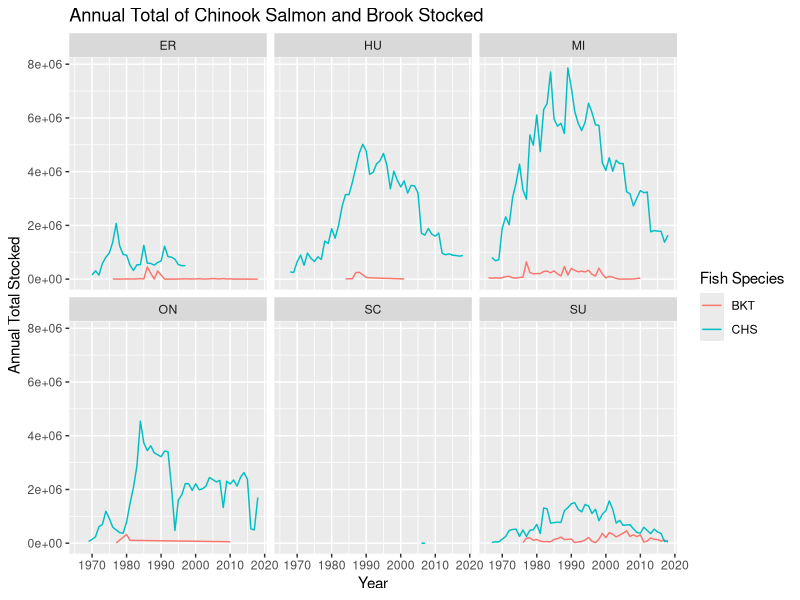

Here is the R script that generated this plot:
## ---- chunk 1
library(tidyverse) 
## ---- chunk 2
fish_stock <- read_csv("../data/great-lakes-fish-stock.csv")
## ---- chunk 3
salmon_stock <- fish_stock %>%
  filter(
    SPECIES %in% c("ATS", "CHS", "COS"),
    !is.na(WEIGHT),
     LAKE != "ON"
  )
## ---- chunk 4
nrow(salmon_stock)
ncol(salmon_stock)
str(salmon_stock)
## ---- chunk 5
salmon_stock <- salmon_stock %>%
  mutate(
    AV_WEIGHT = WEIGHT / NO_STOCKED * 1000
  )
## ---- chunk 6
salmon_stock %>% 
  filter(YEAR > 2000) %>% 
  group_by(YEAR, LAKE) %>% 
  summarize(MEAN_NO_STOCKED = mean(WEIGHT, na.rm = TRUE), 
            MEAN_WEIGHT = mean(WEIGHT, na.rm = TRUE)) %>% 
  arrange(desc(MEAN_NO_STOCKED))
## ---- chunk 7
trout_stock <- fish_stock %>%
  filter(
    SPECIES %in% c("BKT", "BRN", "LAT", "RBT", "TRT"),
    !is.na(WEIGHT),
     LAKE != "ON")
## ---- chunk 8
trout_stock <- salmon_stock %>%
  mutate(
    AV_WEIGHT = WEIGHT / NO_STOCKED * 1000
  )
## ---- chunk 9
salmon_stock %>% 
  filter(YEAR > 2000) %>% 
  group_by(YEAR, LAKE) %>% 
  summarize(MEAN_NO_STOCKED = mean(WEIGHT, na.rm = TRUE), 
            MEAN_WEIGHT = mean(WEIGHT, na.rm = TRUE)) %>% 
  arrange(desc(MEAN_NO_STOCKED))
## ---- chunk 10
fish_stock %>% 
  filter(SPECIES %in% c("BKT", "CHS")) %>% 
  group_by(YEAR, LAKE, SPECIES) %>% 
  summarize(ANNUAL_STOCKED = sum(NO_STOCKED, na.rm = TRUE)) %>%
ggplot(aes(x = YEAR, y = ANNUAL_STOCKED, color = SPECIES)) + 
  geom_line() +
  facet_wrap(~ LAKE) +
  labs(
    title = "Annual Total of Chinook Salmon and Brook Stocked",
    x = "Year",
    y = "Annual Total Stocked",
    color = "Fish Species")

